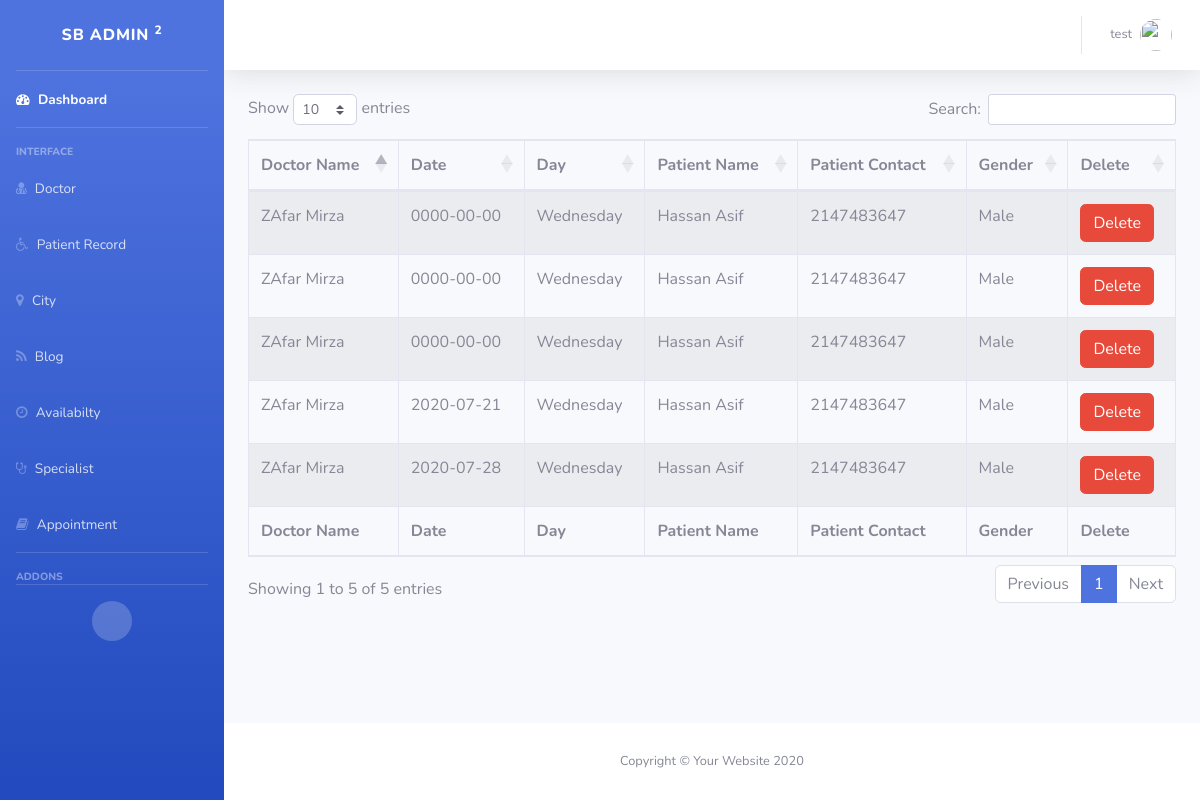
Page /appointment/index.php (signed in) on the earlier database version.
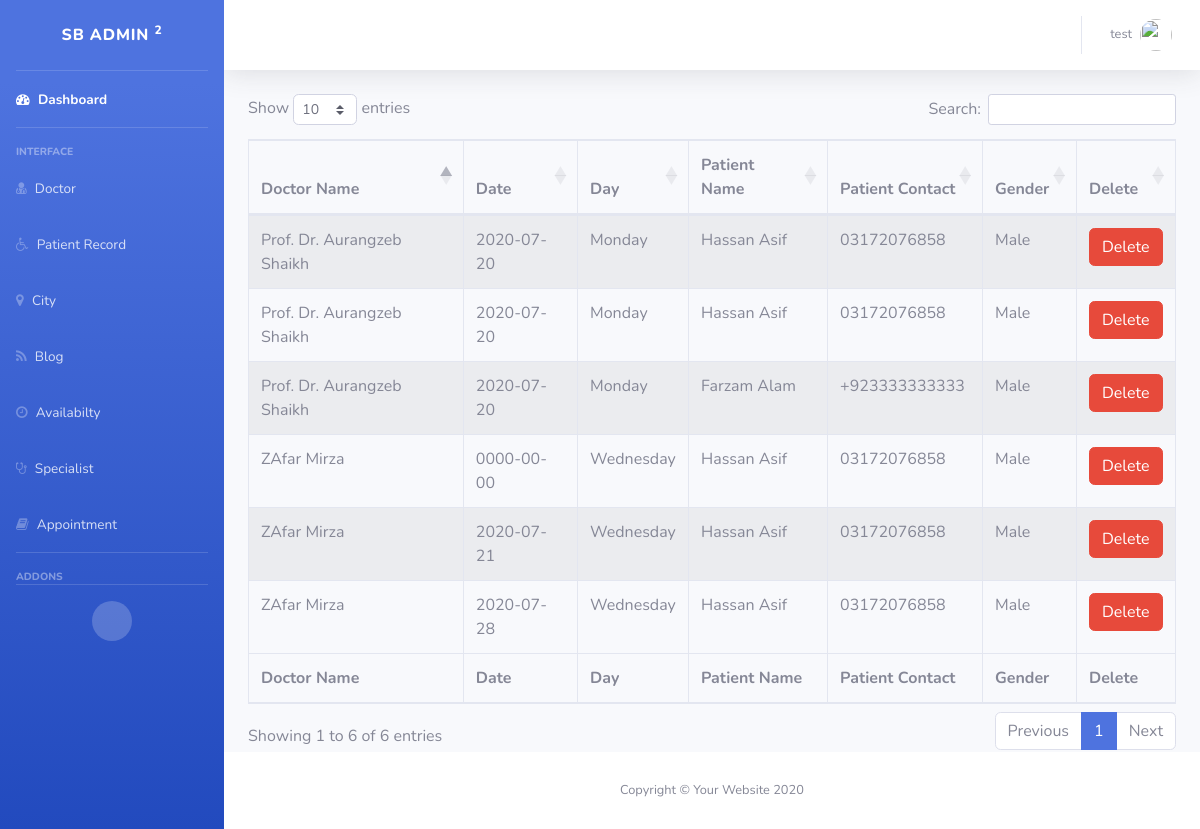
Same page on the later database version.
### tables this page shows
CREATE TABLE `appoinment` (
  `Id` int(11) NOT NULL,
  `D_id` int(11) NOT NULL,
  `Avail_id` int(11) NOT NULL,
  `P_id` int(11) NOT NULL,
  `Date` date NOT NULL
);

CREATE TABLE `doctor` (
  `d_id` int(11) NOT NULL,
  `d_name` varchar(50) NOT NULL,
  `d_email` varchar(50) NOT NULL,
  `d_password` varchar(50) NOT NULL,
  `image` mediumblob,
  `city` int(11) NOT NULL,
  `education` varchar(50) NOT NULL,
  `specialization` int(50) NOT NULL,
  `fees` int(100) NOT NULL
);

CREATE TABLE `dayss` (
  `Id` int(50) NOT NULL,
  `day_name` varchar(50) NOT NULL
);

CREATE TABLE `patient` (
  `pid` int(50) NOT NULL,
  `name` varchar(50) NOT NULL,
  `city` int(50) NOT NULL,
  `username` varchar(50) NOT NULL,
  `password` varchar(50) NOT NULL,
  `Gender` varchar(20) DEFAULT NULL,
  `contacts` varchar(100) NOT NULL
);

### appointment/index.php (the view, shortened to what the changed rows need)
<?php
include '../connection.php';
$query="select * from appoinment";
$result=mysqli_query($conn,$query);
include '../adminpanel.php';
?>
<table id="example" class="table table-striped table-bordered" style="width:100%">
        <thead>
            <tr>
                <th>Doctor Name</th>
                <th>Date</th>
                <th>Day</th>
                <th>Patient Name</th>
                <th>Patient Contact</th>
                <th>Gender</th>
                <th>Delete</th>
            </tr>
        </thead>
        <tbody>
        <?php while($row=mysqli_fetch_array($result))
        {
            ?>
        <tr>
                <td><?php
       $query1="select * from doctor where d_id =".$row['D_id'];
       $result1=mysqli_query($conn,$query1);
       $row1=mysqli_fetch_row($result1);
      echo $row1[1];
      ?></td>
                <td><?php echo $row['Date'] ?></td>
                <td>
                <?php
      $query2="select * from availabe where id=".$row['Avail_id'];
      $result2=mysqli_query($conn,$query2);
      $row2=mysqli_fetch_row($result2);
     $query3="select * from dayss where Id=".$row2[2];
    $result3=mysqli_query($conn,$query3);
    $row3=mysqli_fetch_row($result3);
    echo $row3[1];
      ?>
                </td>
                <td><?php
       $query4="select * from patient where pid =".$row['P_id'];
       $result4=mysqli_query($conn,$query4);
       $row4=mysqli_fetch_row($result4);
      echo $row4[1];
      ?></td>
                <td><?php
      echo $row4[6];
      ?></td>
                <td><?php
      echo $row4[5];
      ?></td>
      <td><a href='delete.php?id=<?php echo $row['Id'] ?>' class="btn btn-danger ">Delete</a> </td>
            </tr>
            <?php
        }
        ?>
        </tbody>
        <tfoot>
            <tr>
            <th>Doctor Name</th>
                <th>Date</th>
                <th>Day</th>
                <th>Patient Name</th>
                <th>Patient Contact</th>
                <th>Gender</th>
                <th>Delete</th>
            </tr>
        </tfoot>
    </table>
    <?php
include '../adminpanelfooter.php';
?>

### adminpanel.php (shortened to what the changed rows need)
<!DOCTYPE html>
<html lang="en">
<head>
<link rel="stylesheet" href="https://code.jquery.com/ui/1.11.4/themes/smoothness/jquery-ui.css">
<link rel="stylesheet" href="https://maxcdn.bootstrapcdn.com/bootstrap/4.5.0/css/bootstrap.min.css">  <script src="https://ajax.googleapis.com/ajax/libs/jquery/3.5.1/jquery.min.js"></script>
<link rel="stylesheet" href="https://stackpath.bootstrapcdn.com/font-awesome/4.7.0/css/font-awesome.min.css">
    <link href="" rel="stylesheet" type="text/css" media="all" />
 <link rel="stylesheet" href="https://cdn.datatables.net/1.10.21/css/dataTables.bootstrap4.min.css">
</head>
<body id="page-top">
  <div id="wrapper">
    <div id="content-wrapper" class="d-flex flex-column">
      <div id="content">
        <nav class="navbar navbar-expand navbar-light bg-white topbar mb-4 static-top shadow">
          <ul class="navbar-nav ml-auto">
          </ul>
        </nav>
        <div class="container-fluid">

Differences in the rows shown:
removed appoinment: D.d_name "ZAfar Mirza", Date "0000-00-00", dayss.day_name "Wednesday", P.name "Hassan Asif", P.contacts "2147483647", P.Gender "Male"
removed appoinment: D.d_name "ZAfar Mirza", Date "0000-00-00", dayss.day_name "Wednesday", P.name "Hassan Asif", P.contacts "2147483647", P.Gender "Male"
changed through a linked row, appoinment (number 1 of 6 on the later page): P.contacts "2147483647" → "03172076858"
changed through a linked row, appoinment (number 2 of 6 on the later page): P.contacts "2147483647" → "03172076858"
changed through a linked row, appoinment (number 3 of 6 on the later page): P.contacts "2147483647" → "03172076858"
added appoinment: D.d_name "Prof. Dr. Aurangzeb Shaikh", Date "2020-07-20", dayss.day_name "Monday", P.name "Hassan Asif", P.contacts "03172076858", P.Gender "Male"
added appoinment: D.d_name "Prof. Dr. Aurangzeb Shaikh", Date "2020-07-20", dayss.day_name "Monday", P.name "Hassan Asif", P.contacts "03172076858", P.Gender "Male"
added appoinment: D.d_name "Prof. Dr. Aurangzeb Shaikh", Date "2020-07-20", dayss.day_name "Monday", P.name "Farzam Alam", P.contacts "+923333333333", P.Gender "Male"
Other differences:
text written by a page script: "Show entries Search: Showing 1 to 5 of 5 entries Previous 1 Next" → "Show entries Search: Showing 1 to 6 of 6 entries Previous 1 Next"
